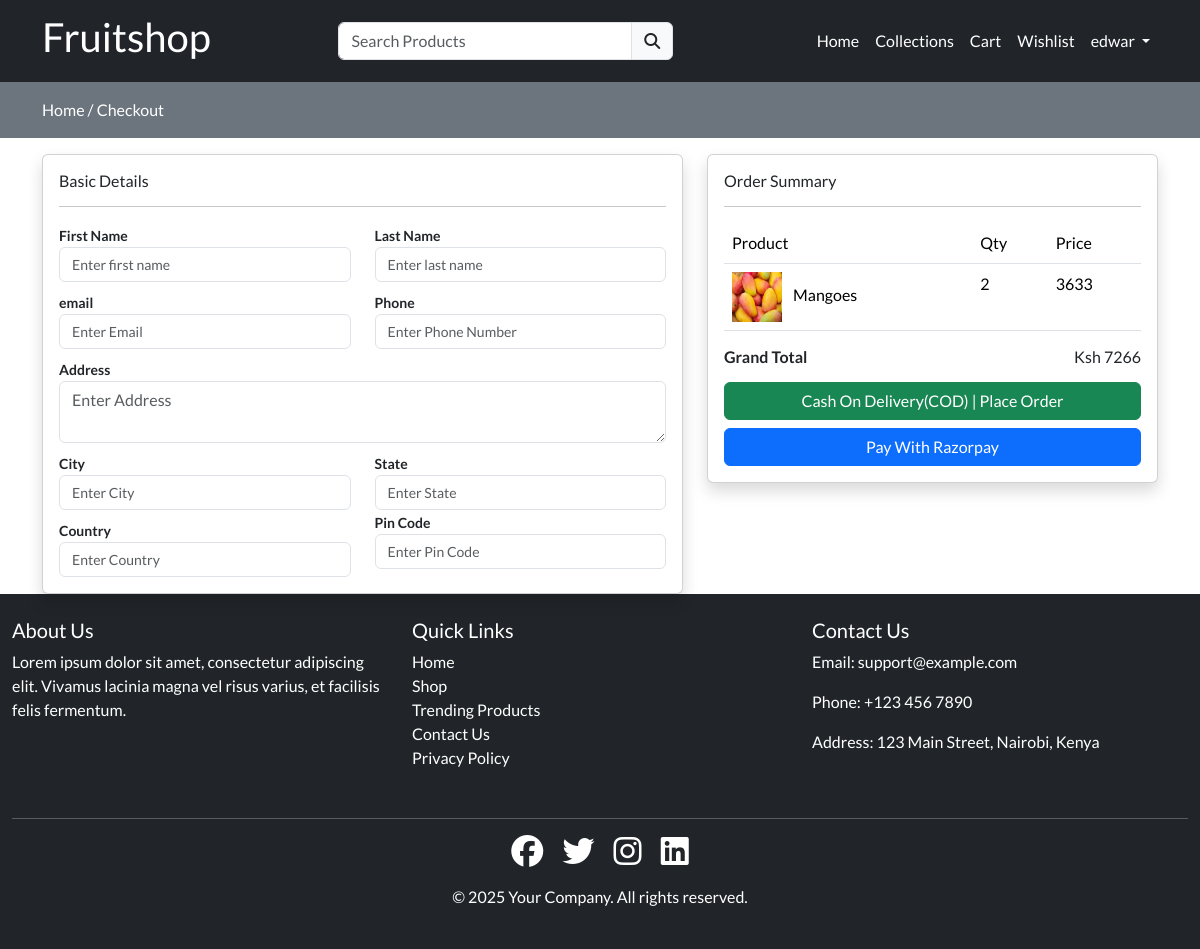
Before: /checkout (signed in) with the older database file.
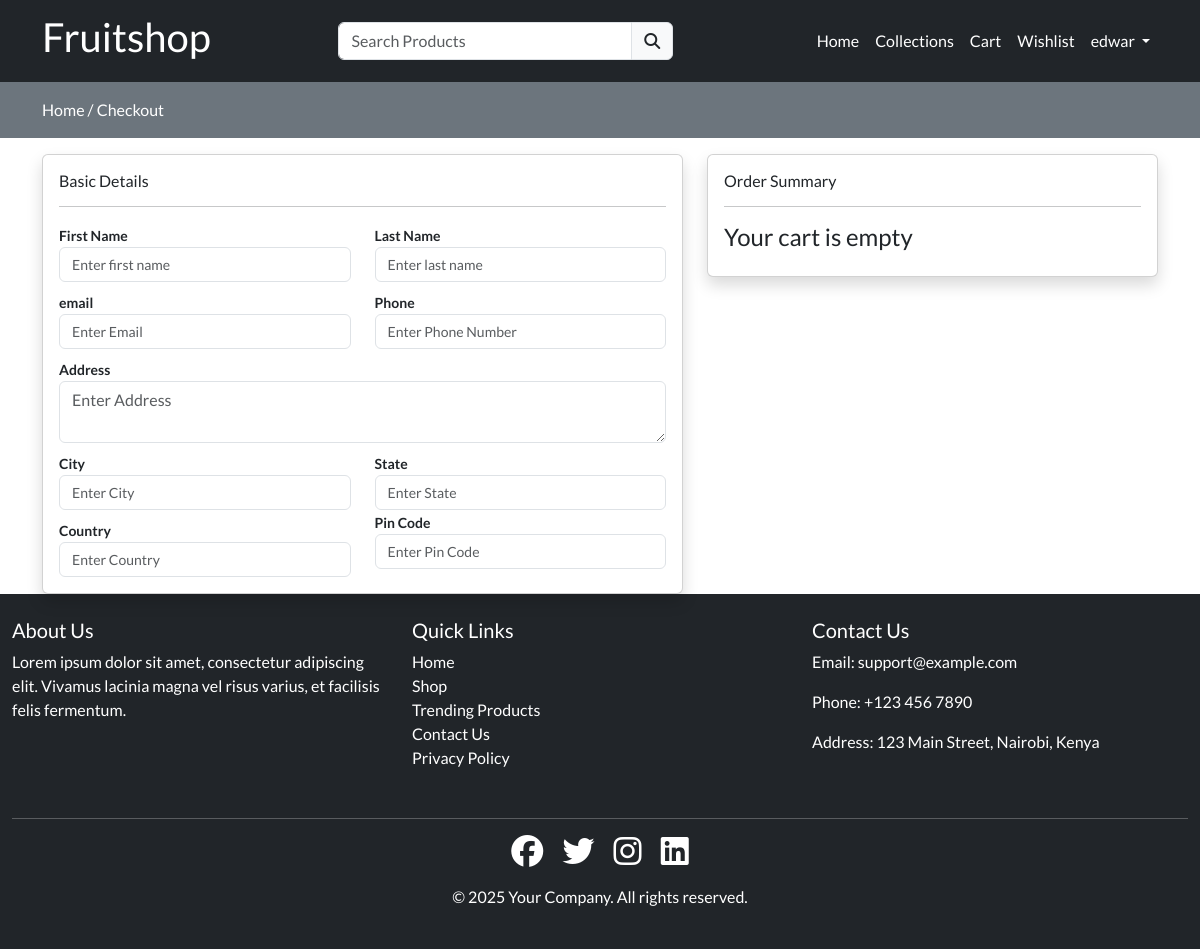
After: the same page with the newer database file.
### store/models.py (models this page shows, shortened)
class Cart(models.Model):
    user = models.ForeignKey(User, on_delete=models.CASCADE)
    product= models.ForeignKey(Product, on_delete=models.CASCADE)
    product_qty = models.IntegerField(null=False, blank=False)
    created_at = models.DateTimeField(auto_now_add=True)

class Product(models.Model):
    category = models.ForeignKey(Category, on_delete=models.CASCADE)
    slug = models.CharField(max_length=150, null=False, blank=False)
    name = models.CharField(max_length=150, null=False, blank=False)
    product_image = models.ImageField(upload_to=get_file_path, null=True, blank= True  )
    small_description = models.CharField(max_length=150, null=False, blank=False)
    quantity = models.IntegerField(null=False,blank=False)
    description = models.TextField(max_length=500, null=False, blank=False)
    original_price= models.FloatField(null=False, blank=False)
    selling_price= models.FloatField(null=False, blank=False)
    status = models.BooleanField(default=False, help_text="0=default, 1=hidden")
    trending = models.BooleanField(default=False, help_text="0=default, 1=trending")
    tag=models.CharField(max_length=150, null=False, blank=False)
    meta_title = models.CharField(max_length=150, null=False, blank=False)
    meta_keyword = models.CharField(max_length=150, null=False, blank=False)
    meta_description = models.TextField(max_length=500, null=False, blank=False)
    created_at = models.DateTimeField(auto_now=True)

### store/controller/checkout.py (the view)
# urls.py: path('checkout', checkout.index, name="checkout"),
@login_required(login_url='loginpage')
def index(request):
    rawcart= Cart.objects.filter(user=request.user)
    for item in rawcart:
        if item.product_qty > item.product.quantity:
            Cart.objects.delete(id=item.id)
    cartitems=Cart.objects.filter(user=request.user)
    total_price = 0
    for item in cartitems:
        total_price = total_price+item.product.selling_price*item.product_qty
    userprofile= Profile.objects.filter(user=request.user).first()
    context = {'cartitems':cartitems, 'total_price':total_price, 'userprofile':userprofile}
    return render (request, "store/checkout.html", context)

### store/templates/store/checkout.html (shortened to what the changed rows need)
{% extends "store/layouts/main.html" %}
{% block content %}
<div class="container mt-3">
    <form action="{% url 'placeorder' %}" method="POST">
        <div class="row">
            <div class="col-md-5">
                <div class="card shadow">
                    <div class="card-body">
                        <h6>Order Summary</h6>
                        <hr>
                        {% if cartitems %}
                            <table class=" table">
                                <thead>
                                    <tr>
                                    <th>Product</th>
                                    <th>Qty</th>
                                    <th>Price</th>
                                    </tr>
                                </thead>
                                <tbody>
                                    {% for item in cartitems %}
                                        <tr>
                                            <td>
                                                <img src="{{item.product.product_image.url}}" class="me-2" height="50px" width="50px" >
                                                {{item.product.name}}
                                            </td>
                                            <td>{{item.product_qty}}</td>
                                            <td>{{item.product.selling_price | stringformat:'d'}}</td>
                                        </tr>
                                    {%endfor%}
                                </tbody>
                            </table>
                            <h6 class="fw-bold">Grand Total
                            <span class="float-end">Ksh {{total_price | stringformat:'d'}}</span>
                            </h6>
                            <div class="mt-3">
                            <button type="submit" class="btn btn-success w-100">Cash On Delivery(COD) | Place Order </button>
                            <button type="button" class="btn btn-primary payWitRazorpay w-100 mt-2 ">Pay With Razorpay </button>
                                </div>
                            {% else %}
                        <h4>Your cart is empty</h4>
                        {% endif%}
                    </div>
                </div>
            </div>
        </div>
    </form>
</div>
{% endblock content %}

Changed rows visible on the page:
removed Cart: product.product_image (picture), product.name "Mangoes", product_qty "2", product.selling_price "3633"
Other visible differences:
{{ total_price | stringformat:'d' }}: "7266" → (not shown)
text no longer shown: "Product Qty Price Grand Total Ksh Cash On Delivery(COD) | Place Order Pay With Razorpay"
text now shown: "Your cart is empty"
